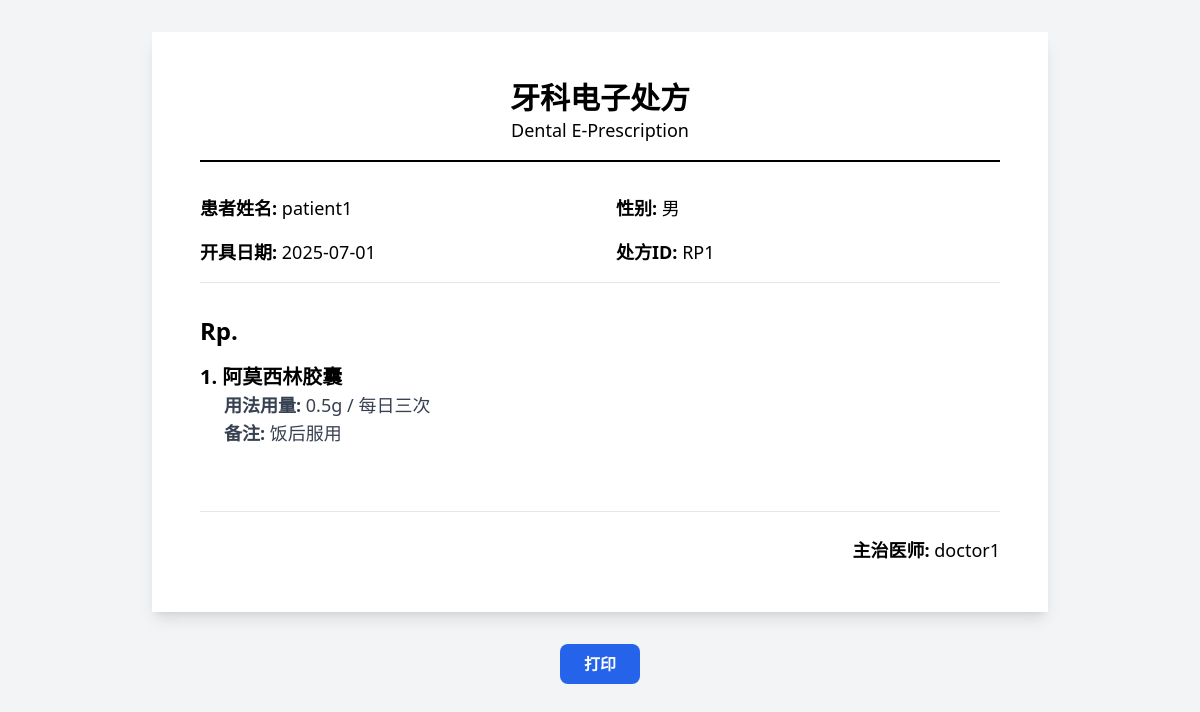
/prescription/1/print (signed in), run on the app's committed database.
### models.py (models this page shows, shortened)
class Patient(db.Model):
    id = db.Column(db.Integer, primary_key=True)
    name = db.Column(db.String(100), nullable=False, unique=True, index=True)
    gender = db.Column(db.String(10))
    dob = db.Column(db.String(20)) # 出生日期
    contact = db.Column(db.String(50))
    chief_complaint = db.Column(db.Text) # 主诉
    present_illness = db.Column(db.Text) # 现病史
    past_history = db.Column(db.Text) # 既往史
    examination_info = db.Column(db.Text) # 检查信息
    differential_diagnosis = db.Column(db.Text) # 鉴别诊断
    treatment_plan = db.Column(db.Text) # 治疗计划
    creation_date = db.Column(db.DateTime, nullable=False, default=lambda: datetime.datetime.now(datetime.timezone.utc))
    chat_history_json = db.Column(db.Text, name='chat_history') # 与AI的聊天记录
    dental_chart_json = db.Column(db.Text, name='dental_chart') # 牙位图标记数据
    @property
    def chat_history(self):
        return json.loads(self.chat_history_json) if self.chat_history_json else []
    @chat_history.setter
    def chat_history(self, history):
        self.chat_history_json = json.dumps(history, ensure_ascii=False)
    @property
    def dental_chart(self):
        return json.loads(self.dental_chart_json) if self.dental_chart_json else {}
    @dental_chart.setter
    def dental_chart(self, chart_data):
        self.dental_chart_json = json.dumps(chart_data, ensure_ascii=False)
    doctor_id = db.Column(db.Integer, db.ForeignKey('user.id'), nullable=False)
    xrays = db.relationship('XRay', backref='patient', lazy='dynamic', cascade="all, delete-orphan")
    appointments = db.relationship('Appointment', backref='patient', lazy='dynamic', cascade="all, delete-orphan")
    prescriptions = db.relationship('Prescription', backref='patient', lazy='dynamic', cascade="all, delete-orphan")
    invoices = db.relationship('Invoice', backref='patient', lazy='dynamic', cascade="all, delete-orphan")

class Prescription(db.Model):
    id = db.Column(db.Integer, primary_key=True)
    date_issued = db.Column(db.Date, nullable=False, default=datetime.date.today) # 开具日期
    medications_json = db.Column(db.Text, name='medications', nullable=False) # 药品列表
    patient_id = db.Column(db.Integer, db.ForeignKey('patient.id'), nullable=False)
    doctor_id = db.Column(db.Integer, db.ForeignKey('user.id'), nullable=False)
    @property
    def medications(self):
        return json.loads(self.medications_json) if self.medications_json else []
    @medications.setter
    def medications(self, meds_list):
        self.medications_json = json.dumps(meds_list, ensure_ascii=False)

class User(db.Model):
    id = db.Column(db.Integer, primary_key=True)
    username = db.Column(db.String(80), unique=True, nullable=False)
    password_hash = db.Column(db.String(128), nullable=False)
    role = db.Column(db.String(20), nullable=False, index=True) # 为角色添加索引以优化查询
    patients = db.relationship('Patient', backref='doctor', lazy='dynamic', foreign_keys='Patient.doctor_id', cascade="all, delete-orphan")
    appointments = db.relationship('Appointment', backref='doctor', lazy='dynamic', foreign_keys='Appointment.doctor_id', cascade="all, delete-orphan")
    prescriptions = db.relationship('Prescription', backref='doctor', lazy='dynamic', foreign_keys='Prescription.doctor_id', cascade="all, delete-orphan")

### app.py (the view)
@app.route('/prescription/<int:prescription_id>/print')
@login_required
def print_prescription(prescription_id):
    prescription = helpers.get_prescription_by_id(prescription_id)
    if not prescription:
        flash('找不到该处方。', 'danger')
        return redirect(url_for('index'))
    current_user = helpers.get_user_by_username(session['user']['username'])
    is_admin = current_user.role == 'admin'
    is_doctor = prescription.doctor_id == current_user.id
    is_patient = (current_user.role == 'patient' and prescription.patient.name == current_user.username)
    if not (is_admin or is_doctor or is_patient):
        flash('您没有权限查看此内容。', 'danger')
        return redirect(url_for('index'))
    return render_template('prescription_print.html', prescription=prescription)

### app.py (called while the page is built)
def login_required(f):
    @wraps(f)
    def decorated_function(*args, **kwargs):
        if 'user' not in session:
            flash('请先登录以访问此页面。', 'warning')
            return redirect(url_for('login'))
        return f(*args, **kwargs)
    return decorated_function

@app.context_processor
def inject_helpers():
    return dict(helpers=helpers)

### helpers.py (called while the page is built)
def get_user_by_username(username):
    return User.query.filter_by(username=username).first()

def get_prescription_by_id(prescription_id):
    return Prescription.query.get(int(prescription_id))

### templates/prescription_print.html (shortened to what this page needs)
<!DOCTYPE html>
<html lang="zh-CN">
<head>
    <script src="https://cdn.tailwindcss.com"></script>
</head>
<body class="bg-gray-100 flex flex-col items-center p-8">
    <div class="w-full max-w-4xl bg-white p-12 shadow-lg" id="prescription">
        <header class="text-center border-b-2 border-black pb-4">
            <h1 class="text-3xl font-bold">牙科电子处方</h1>
            <p class="text-lg">Dental E-Prescription</p>
        </header>
        <div class="grid grid-cols-2 gap-x-8 gap-y-4 text-lg mt-8 border-b pb-4">
            <p><strong>患者姓名:</strong> {{ prescription.patient.name }}</p>
            <p><strong>性别:</strong> {{ prescription.patient.gender }}</p>
            <p><strong>开具日期:</strong> {{ prescription.date_issued.strftime('%Y-%m-%d') }}</p>
            <p><strong>处方ID:</strong> RP{{ prescription.id }}</p>
        </div>
        <div class="mt-8">
            <h2 class="text-2xl font-bold mb-4">Rp.</h2>
            <div class="space-y-6 text-lg">
                {% for med in prescription.medications %}
                <div>
                    <p class="font-semibold text-xl">{{ loop.index }}. {{ med.name }}</p>
                    <div class="pl-6 text-gray-700">
                        <p><strong>用法用量:</strong> {{ med.dosage }} / {{ med.frequency }}</p>
                        {% if med.notes %}<p><strong>备注:</strong> {{ med.notes }}</p>{% endif %}
                    </div>
                </div>
                {% endfor %}
            </div>
        </div>
        <footer class="mt-16 border-t pt-6 text-right">
            <p class="text-lg"><strong>主治医师:</strong> {{ prescription.doctor.username }}</p>
        </footer>
    </div>
    <div class="mt-8 no-print">
        <button onclick="window.print()" class="bg-blue-600 text-white font-bold py-2 px-6 rounded-lg hover:bg-blue-700">
            打印
        </button>
    </div>
</body>
</html>

### data on the page
Patient: patient.name "patient1", patient.gender "男"
Prescription: date_issued "2025-07-01", id "1"
User: doctor.username "doctor1"

### other printed values
{{ med.name }} "阿莫西林胶囊"
{{ med.dosage }} "0.5g"
{{ med.frequency }} "每日三次"
{{ med.notes }} "饭后服用"
